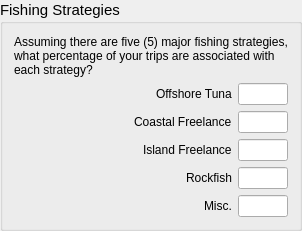
        <widget class="QGroupBox" name="groupBox_2" >
         <property name="font" >
          <font>
           <pointsize>11</pointsize>
          </font>
         </property>
         <property name="title" >
          <string>Fishing Strategies:</string>
         </property>
         <layout class="QVBoxLayout" >
          <item>
           <widget class="QLabel" name="label" >
            <property name="font" >
             <font>
              <pointsize>9</pointsize>
             </font>
            </property>
            <property name="text" >
             <string>Assuming there are five (5) major fishing strategies, what percentage of your trips are associated with each strategy?</string>
            </property>
            <property name="wordWrap" >
             <bool>true</bool>
            </property>
           </widget>
          </item>
          <item>
           <layout class="QHBoxLayout" >
            <item>
             <spacer>
              <property name="orientation" >
               <enum>Qt::Horizontal</enum>
              </property>
              <property name="sizeHint" >
               <size>
                <width>40</width>
                <height>20</height>
               </size>
              </property>
             </spacer>
            </item>
            <item>
             <widget class="QLabel" name="label_2" >
              <property name="font" >
               <font>
                <pointsize>9</pointsize>
               </font>
              </property>
              <property name="text" >
               <string>Offshore Tuna</string>
              </property>
             </widget>
            </item>
            <item>
             <widget class="QLineEdit" name="cpfv_strat_tuna" >
              <property name="enabled" >
               <bool>true</bool>
              </property>
              <property name="minimumSize" >
               <size>
                <width>50</width>
                <height>0</height>
               </size>
              </property>
              <property name="maximumSize" >
               <size>
                <width>50</width>
                <height>16777215</height>
               </size>
              </property>
              <property name="font" >
               <font>
                <pointsize>9</pointsize>
               </font>
              </property>
              <property name="text" >
               <string/>
              </property>
             </widget>
            </item>
           </layout>
          </item>
          <item>
           <layout class="QHBoxLayout" >
            <item>
             <spacer>
              <property name="orientation" >
               <enum>Qt::Horizontal</enum>
              </property>
              <property name="sizeHint" >
               <size>
                <width>40</width>
                <height>20</height>
               </size>
              </property>
             </spacer>
            </item>
            <item>
             <widget class="QLabel" name="label_3" >
              <property name="font" >
               <font>
                <pointsize>9</pointsize>
               </font>
              </property>
              <property name="text" >
               <string>Coastal Freelance</string>
              </property>
             </widget>
            </item>
            <item>
             <widget class="QLineEdit" name="cpfv_strat_coastal" >
              <property name="enabled" >
               <bool>true</bool>
              </property>
              <property name="minimumSize" >
               <size>
                <width>50</width>
                <height>0</height>
               </size>
              </property>
              <property name="maximumSize" >
               <size>
                <width>50</width>
                <height>16777215</height>
               </size>
              </property>
              <property name="font" >
               <font>
                <pointsize>9</pointsize>
               </font>
              </property>
              <property name="text" >
               <string/>
              </property>
             </widget>
            </item>
           </layout>
          </item>
          <item>
           <layout class="QHBoxLayout" >
            <item>
             <spacer>
              <property name="orientation" >
               <enum>Qt::Horizontal</enum>
              </property>
              <property name="sizeHint" >
               <size>
                <width>40</width>
                <height>20</height>
               </size>
              </property>
             </spacer>
            </item>
            <item>
             <widget class="QLabel" name="label_5" >
              <property name="font" >
               <font>
                <pointsize>9</pointsize>
               </font>
              </property>
              <property name="text" >
               <string>Island Freelance</string>
              </property>
             </widget>
            </item>
            <item>
             <widget class="QLineEdit" name="cpfv_strat_island" >
              <property name="enabled" >
               <bool>true</bool>
              </property>
              <property name="minimumSize" >
               <size>
                <width>50</width>
                <height>0</height>
               </size>
              </property>
              <property name="maximumSize" >
               <size>
                <width>50</width>
                <height>16777215</height>
               </size>
              </property>
              <property name="font" >
               <font>
                <pointsize>9</pointsize>
               </font>
              </property>
              <property name="text" >
               <string/>
              </property>
             </widget>
            </item>
           </layout>
          </item>
          <item>
           <layout class="QHBoxLayout" >
            <item>
             <spacer>
              <property name="orientation" >
               <enum>Qt::Horizontal</enum>
              </property>
              <property name="sizeHint" >
               <size>
                <width>40</width>
                <height>20</height>
               </size>
              </property>
             </spacer>
            </item>
            <item>
             <widget class="QLabel" name="label_4" >
              <property name="font" >
               <font>
                <pointsize>9</pointsize>
               </font>
              </property>
              <property name="text" >
               <string>Rockfish</string>
              </property>
             </widget>
            </item>
            <item>
             <widget class="QLineEdit" name="cpfv_strat_rockfish" >
              <property name="enabled" >
               <bool>true</bool>
              </property>
              <property name="minimumSize" >
               <size>
                <width>50</width>
                <height>0</height>
               </size>
              </property>
              <property name="maximumSize" >
               <size>
                <width>50</width>
                <height>16777215</height>
               </size>
              </property>
              <property name="font" >
               <font>
                <pointsize>9</pointsize>
               </font>
              </property>
              <property name="text" >
               <string/>
              </property>
             </widget>
            </item>
           </layout>
          </item>
          <item>
           <layout class="QHBoxLayout" >
            <item>
             <spacer>
              <property name="orientation" >
               <enum>Qt::Horizontal</enum>
              </property>
              <property name="sizeHint" >
               <size>
                <width>40</width>
                <height>20</height>
               </size>
              </property>
             </spacer>
            </item>
            <item>
             <widget class="QLabel" name="label_6" >
              <property name="font" >
               <font>
                <pointsize>9</pointsize>
               </font>
              </property>
              <property name="text" >
               <string>Misc.</string>
              </property>
             </widget>
            </item>
            <item>
             <widget class="QLineEdit" name="cpfv_strat_misc" >
              <property name="enabled" >
               <bool>true</bool>
              </property>
              <property name="minimumSize" >
               <size>
                <width>50</width>
                <height>0</height>
               </size>
              </property>
              <property name="maximumSize" >
               <size>
                <width>50</width>
                <height>16777215</height>
               </size>
              </property>
              <property name="font" >
               <font>
                <pointsize>9</pointsize>
               </font>
              </property>
              <property name="text" >
               <string/>
              </property>
             </widget>
            </item>
           </layout>
          </item>
         </layout>
        </widget>
